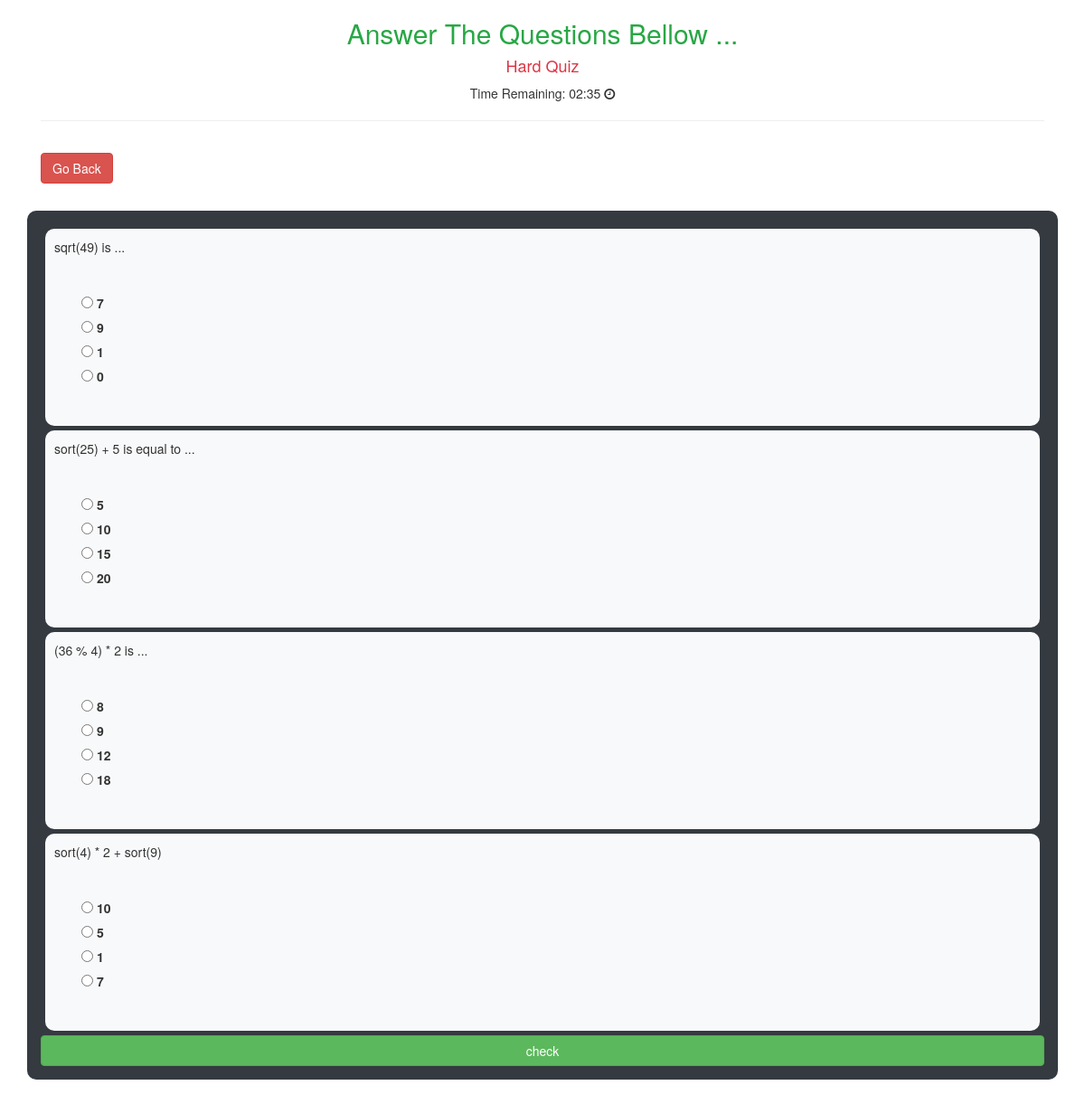
Page /3 on the committed database.
### quiz/models.py (models this page shows, shortened)
class Quiz( models.Model ):
    name = models.CharField( max_length=100 )
    difficulty = models.CharField( choices=choices, max_length=100 )
    min_score = models.IntegerField(default=0, help_text='min score you need to pass the quiz.')
    required_time = models.IntegerField()

class Question( models.Model ):
    question_text = models.CharField( max_length=250 )
    quiz = models.ForeignKey( Quiz, on_delete=models.CASCADE )

class Answer( models.Model ):
    question = models.ForeignKey( Question, on_delete=models.CASCADE )
    is_correct = models.BooleanField( default=False )
    answer_text = models.CharField( max_length=200 )

### quiz/views.py (the view)
# urls.py: path( '<int:quiz_id>', quizView, name='quiz' ),
def quizView(request, *args, **kwargs):
    quiz_id = kwargs['quiz_id']
    quiz = Quiz.objects.filter( id=quiz_id ).first()
    questions = quiz.question_set.all()
    context = {'quiz': quiz, 'questions': questions}
    return render( request, 'quiz/quiz-page.html', context )

### quiz/templates/quiz/quiz-page.html (shortened to what this page needs)
{% extends 'shared/_MainLayout.html' %}
{% block content %}
    <div class="container">
        <h2 class="text-center text-success">Answer The Questions Bellow ...</h2>
        <h4 class="text-center text-danger">{{ quiz.difficulty|title }} Quiz</h4>
        <p class="text-center">Time Remaining: 02:35 <i class="fa fa-clock-o"></i></p>
        <hr>
    </div>
    <div class="container mt-4 mb-5">
        <a href="{% url 'quiz:home-view' %}" class="btn btn-danger">Go Back</a>
    </div>
    <div class="container bg-dark p-4 mb-5" id="questions-div">
        <form method="post">
            {% for question in questions %}
                <div class="p-3 m-2 bg-light question">
                    <div>
                        <p>{{ question.question_text }}</p>
                    </div>
                    <div class="p-5">
                        {% for ans in question.answer_set.all %}
                            <div class="d-block">
                                <input type="radio" class="mt-2" name="{{ ans.question.question_text }}"
                                       value="{{ ans.answer_text }}">
                                <label for="{{ ans.question.question_text }}">{{ ans.answer_text }}</label>
                            </div>
                        {% endfor %}
                    </div>
                </div>
            {% endfor %}
            <a href="{% url 'quiz:quiz-check' 'ok' %}" class="btn btn-block btn-success">check</a>
        </form>
    </div>
{% endblock %}

### static/css/style.css (style rules this page uses)
a { text-decoration: none; }
#questions-div { border-radius: 10px; }
.question { border-radius: 10px; }

### rows in the picture
Quiz: difficulty "Hard"
Question: question_text "sqrt(49) is ..."
Answer: answer_text "7"
Answer: answer_text "9"
Answer: answer_text "1"
Answer: answer_text "0"
Question: question_text "sort(25) + 5 is equal to ..."
Answer: answer_text "5"
Answer: answer_text "10"
Answer: answer_text "15"
Answer: answer_text "20"
Question: question_text "(36 % 4) * 2 is ..."
Answer: answer_text "8"
Answer: answer_text "9"
Answer: answer_text "12"
Answer: answer_text "18"
Question: question_text "sort(4) * 2 + sort(9)"
Answer: answer_text "10"
Answer: answer_text "5"
Answer: answer_text "1"
Answer: answer_text "7"
